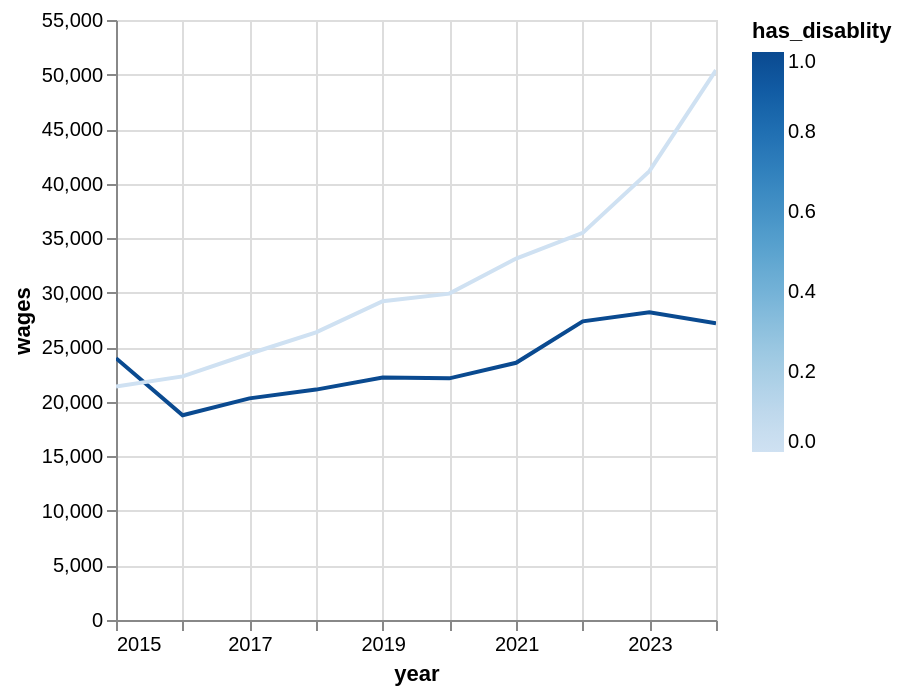

The notebook cell this image was saved under:
### Code cell
(
    working_data
        #.filter((pl.col('is_employed_no_disablity') == 1)|(pl.col('is_employed_has_disablity') == 1))
        #.filter(pl.col('h7_2').is_in(['October', 'November', 'December']))
        .filter(~pl.col('idind').is_in([33674.0, 58780.0]))
        .filter(pl.col('idind').is_in(working_statuses_1['idind'].implode()))
        .with_columns(pl.col('year').cast(pl.Int32).cast(pl.String).str.to_date("%Y"))
        .group_by(['year', 'has_disablity']).agg(pl.col('wages').mean())
).plot.line(x='year', y='wages', color='has_disablity')

### Figure 1 — Vega specification as saved in the notebook (floating-point values rounded to 4 significant figures)
{"$schema": "https://vega.github.io/schema/vega/v6.json", "data": [{"name": "param_1e9efca18e7a2868_store"}, {"name": "source_0", "values": [{"year": "2018-01-01T00:00:00.000", "has_disablity": 1, "wages": 21120.0}, {"year": "2021-01-01T00:00:00.000", "has_disablity": 1, "wages": 23580.0}, {"year": "2017-01-01T00:00:00.000", "has_disablity": 1, "wages": 20320.0}, {"year": "2020-01-01T00:00:00.000", "has_disablity": 0, "wages": 29920.0}, {"year": "2018-01-01T00:00:00.000", "has_disablity": 0, "wages": 26370.0}, {"year": "2022-01-01T00:00:00.000", "has_disablity": 1, "wages": 27370.0}, {"year": "2023-01-01T00:00:00.000", "has_disablity": 0, "wages": 41150.0}, {"year": "2024-01-01T00:00:00.000", "has_disablity": 0, "wages": 50400.0}, {"year": "2021-01-01T00:00:00.000", "has_disablity": 0, "wages": 33130.0}, {"year": "2023-01-01T00:00:00.000", "has_disablity": 1, "wages": 28200.0}, {"year": "2020-01-01T00:00:00.000", "has_disablity": 1, "wages": 22150.0}, {"year": "2016-01-01T00:00:00.000", "has_disablity": 0, "wages": 22330.0}, {"year": "2015-01-01T00:00:00.000", "has_disablity": 1, "wages": 24000.0}, {"year": "2022-01-01T00:00:00.000", "has_disablity": 0, "wages": 35490.0}, {"year": "2016-01-01T00:00:00.000", "has_disablity": 1, "wages": 18770.0}, {"year": "2024-01-01T00:00:00.000", "has_disablity": 1, "wages": 27210.0}, {"year": "2019-01-01T00:00:00.000", "has_disablity": 1, "wages": 22230.0}, {"year": "2015-01-01T00:00:00.000", "has_disablity": 0, "wages": 21400.0}, {"year": "2017-01-01T00:00:00.000", "has_disablity": 0, "wages": 24400.0}, {"year": "2019-01-01T00:00:00.000", "has_disablity": 0, "wages": 29230.0}], "transform": [{"type": "formula", "expr": "toDate(datum['year'])", "as": "year"}]}, {"name": "source_0_y_domain_wages", "values": [{"min": 18770.0, "max": 50400.0}]}, {"name": "source_0_color_domain_has_disablity", "values": [{"min": 0, "max": 1}]}], "signals": [{"name": "unit", "value": {}, "on": [{"events": "pointermove", "update": "isTuple(group()) ? group() : unit"}]}, {"name": "param_1e9efca18e7a2868", "update": "vlSelectionResolve(\"param_1e9efca18e7a2868_store\", \"union\")"}, {"name": "param_1e9efca18e7a2868_year", "on": [{"events": [{"source": "view", "type": "dblclick"}], "update": "null"}, {"events": {"signal": "param_1e9efca18e7a2868_translate_delta"}, "update": "panLinear(param_1e9efca18e7a2868_translate_anchor.extent_x, -param_1e9efca18e7a2868_translate_delta.x / width)"}, {"events": {"signal": "param_1e9efca18e7a2868_zoom_delta"}, "update": "zoomLinear(domain(\"x\"), param_1e9efca18e7a2868_zoom_anchor.x, param_1e9efca18e7a2868_zoom_delta)"}]}, {"name": "param_1e9efca18e7a2868_wages", "on": [{"events": [{"source": "view", "type": "dblclick"}], "update": "null"}, {"events": {"signal": "param_1e9efca18e7a2868_translate_delta"}, "update": "panLinear(param_1e9efca18e7a2868_translate_anchor.extent_y, param_1e9efca18e7a2868_translate_delta.y / height)"}, {"events": {"signal": "param_1e9efca18e7a2868_zoom_delta"}, "update": "zoomLinear(domain(\"y\"), param_1e9efca18e7a2868_zoom_anchor.y, param_1e9efca18e7a2868_zoom_delta)"}]}, {"name": "param_1e9efca18e7a2868_tuple", "on": [{"events": [{"signal": "param_1e9efca18e7a2868_year || param_1e9efca18e7a2868_wages"}], "update": "param_1e9efca18e7a2868_year && param_1e9efca18e7a2868_wages ? {unit: \"\", fields: param_1e9efca18e7a2868_tuple_fields, values: [param_1e9efca18e7a2868_year,param_1e9efca18e7a2868_wages]} : null"}]}, {"name": "param_1e9efca18e7a2868_tuple_fields", "value": [{"field": "year", "channel": "x", "type": "R"}, {"field": "wages", "channel": "y", "type": "R"}]}, {"name": "param_1e9efca18e7a2868_translate_anchor", "value": {}, "on": [{"events": [{"source": "scope", "type": "pointerdown"}], "update": "{x: x(unit), y: y(unit), extent_x: domain(\"x\"), extent_y: domain(\"y\")}"}]}, {"name": "param_1e9efca18e7a2868_translate_delta", "value": {}, "on": [{"events": [{"source": "window", "between": [{"source": "scope", "type": "pointerdown"}, {"source": "window", "type": "pointerup"}], "consume": true, "type": "pointermove"}], "update": "{x: param_1e9efca18e7a2868_translate_anchor.x - x(unit), y: param_1e9efca18e7a2868_translate_anchor.y - y(unit)}"}]}, {"name": "param_1e9efca18e7a2868_zoom_anchor", "on": [{"events": [{"source": "scope", "type": "wheel", "consume": true}], "update": "{x: invert(\"x\", x(unit)), y: invert(\"y\", y(unit))}"}]}, {"name": "param_1e9efca18e7a2868_zoom_delta", "on": [{"events": [{"source": "scope", "type": "wheel", "consume": true}], "update": "pow(1.001, event.deltaY * pow(16, event.deltaMode))", "force": true}]}, {"name": "param_1e9efca18e7a2868_modify", "on": [{"events": {"signal": "param_1e9efca18e7a2868_tuple"}, "update": "modify(\"param_1e9efca18e7a2868_store\", param_1e9efca18e7a2868_tuple, true)"}]}], "marks": [{"type": "group", "name": "pathgroup", "from": {"facet": {"data": "source_0", "name": "faceted_path_main", "groupby": ["has_disablity"]}}, "encode": {"update": {"height": {"field": {"signal": null, "datum": null, "group": "height", "parent": null}}, "width": {"field": {"signal": null, "datum": null, "group": "width", "parent": null}}}}, "marks": [{"type": "line", "name": "marks", "from": {"data": "faceted_path_main"}, "sort": {"field": "x"}, "encode": {"update": {"y": {"field": "wages", "scale": "y"}, "defined": {"signal": "isValid(datum[\"year\"]) && isFinite(+datum[\"year\"]) && isValid(datum[\"wages\"]) && isFinite(+datum[\"wages\"]) && isValid(datum[\"has_disablity\"]) && isFinite(+datum[\"has_disablity\"])"}, "stroke": {"field": "has_disablity", "scale": "color"}, "tooltip": {"signal": "{\"year\": timeFormat(datum[\"year\"], \"%b %d, %Y\"), \"wages\": format(datum[\"wages\"], \"\"), \"has_disablity\": format(datum[\"has_disablity\"], \"\")}"}, "x": {"field": "year", "scale": "x"}}}, "style": ["line"], "interactive": true, "clip": true}]}], "scales": [{"name": "x", "type": "time", "domain": {"data": "source_0", "field": "year"}, "range": [0, {"signal": "width"}], "domainRaw": {"signal": "param_1e9efca18e7a2868[\"year\"]"}}, {"name": "y", "type": "linear", "domain": [{"signal": "(data(\"source_0_y_domain_wages\")[0] || {}).min"}, {"signal": "(data(\"source_0_y_domain_wages\")[0] || {}).max"}], "range": [{"signal": "height"}, 0], "nice": true, "zero": true, "domainRaw": {"signal": "param_1e9efca18e7a2868[\"wages\"]"}}, {"name": "color", "type": "linear", "domain": [{"signal": "(data(\"source_0_color_domain_has_disablity\")[0] || {}).min"}, {"signal": "(data(\"source_0_color_domain_has_disablity\")[0] || {}).max"}], "range": "ramp", "zero": false, "interpolate": "hcl"}], "axes": [{"scale": "x", "domain": false, "maxExtent": 0, "ticks": false, "zindex": 0, "gridScale": "y", "grid": true, "aria": false, "orient": "bottom", "tickCount": {"signal": "ceil(width/40)"}, "labels": false, "minExtent": 0}, {"scale": "y", "tickCount": {"signal": "ceil(height/40)"}, "zindex": 0, "gridScale": "x", "orient": "left", "labels": false, "grid": true, "maxExtent": 0, "aria": false, "domain": false, "minExtent": 0, "ticks": false}, {"scale": "x", "orient": "bottom", "labelOverlap": true, "tickCount": {"signal": "ceil(width/40)"}, "zindex": 0, "grid": false, "title": "year", "labelFlush": true}, {"scale": "y", "orient": "left", "title": "wages", "grid": false, "labelOverlap": true, "zindex": 0, "tickCount": {"signal": "ceil(height/40)"}}], "padding": 5, "height": 300, "background": "white", "width": 300, "style": "cell", "legends": [{"stroke": "color", "gradientLength": {"signal": "clamp(height, 64, 200)"}, "title": "has_disablity"}]}
